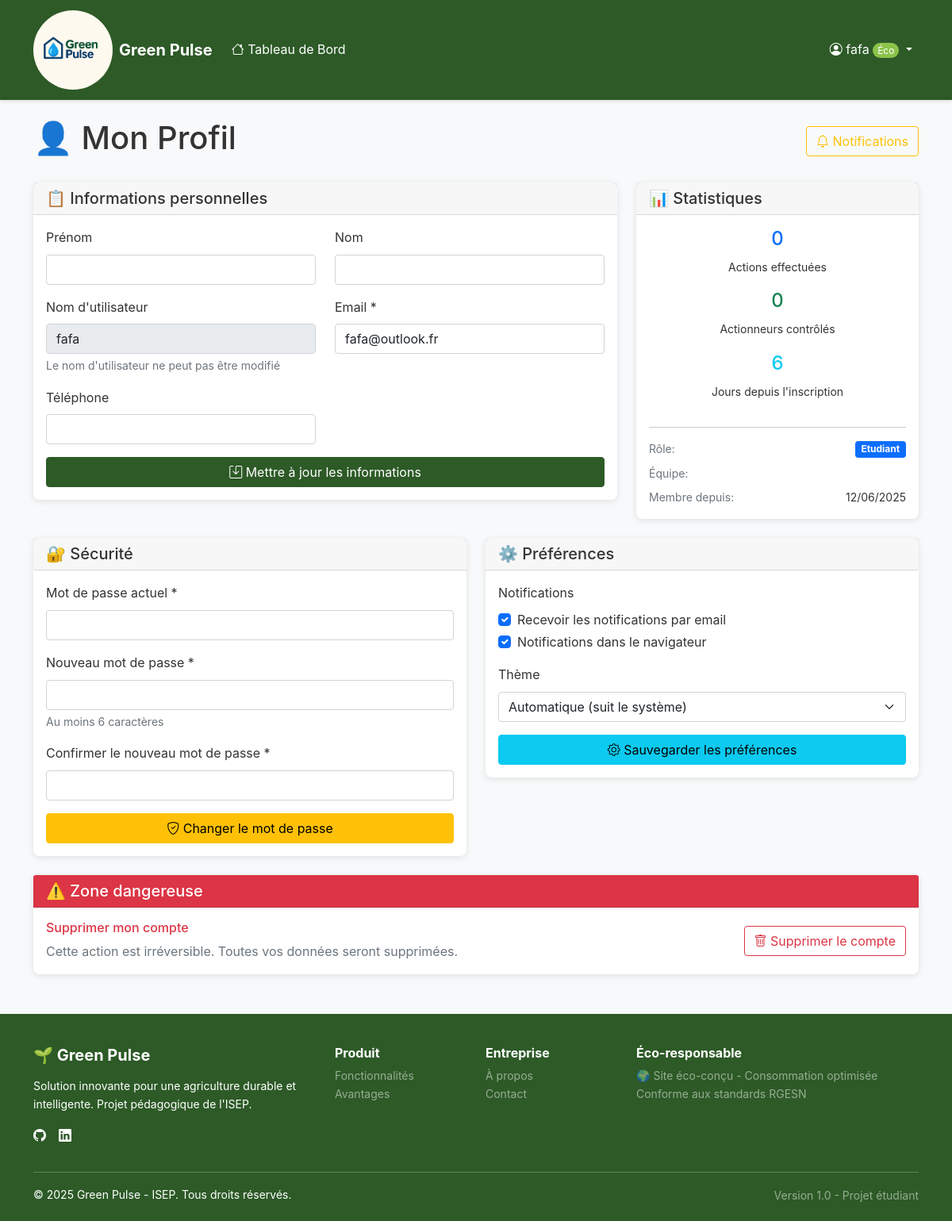
The page /?controller=profile (signed in) on the database as committed earlier.
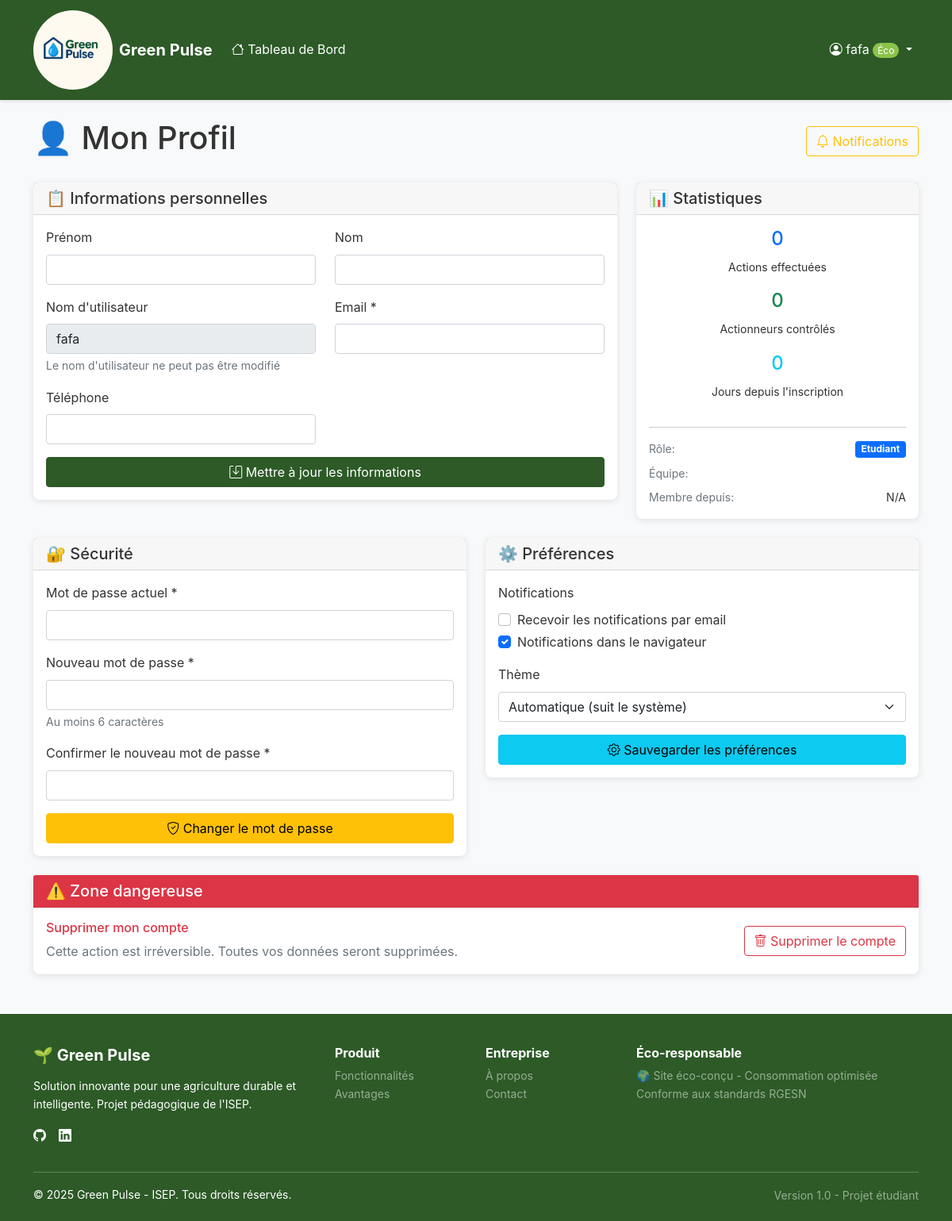
The same page on the database as committed later.
### tables this page shows
CREATE TABLE `user` (
  `id_user` char(36) NOT NULL,
  `username` varchar(50) NOT NULL,
  `password` varchar(255) NOT NULL,
  `role_id` int(11) DEFAULT NULL
);

CREATE TABLE `user_profiles` (
  `id` int(11) NOT NULL,
  `user_id` char(36) NOT NULL,
  `email` varchar(255) DEFAULT NULL,
  `first_name` varchar(100) DEFAULT NULL,
  `last_name` varchar(100) DEFAULT NULL,
  `phone` varchar(20) DEFAULT NULL,
  `notification_email` tinyint(1) DEFAULT 1,
  `notification_browser` tinyint(1) DEFAULT 1,
  `theme_preference` varchar(20) DEFAULT 'auto',
  `created_at` timestamp NULL DEFAULT current_timestamp(),
  `updated_at` timestamp NULL DEFAULT current_timestamp() ON UPDATE current_timestamp(),
  `deleted_at` timestamp NULL DEFAULT NULL
);

CREATE TABLE `role` (
  `id` int(11) NOT NULL,
  `name` varchar(100) DEFAULT NULL
);

### controllers/BaseController.php (called while the page is built, shortened)
<?php
class BaseController {
    protected function render($view, $data = []) {
        extract($data);
        require_once BASE_PATH . '/views/' . $view . '.php';
        require_once BASE_PATH . '/views/layout.php';
    }
}
?>

### controllers/ProfileController.php (called while the page is built, shortened)
<?php
require_once BASE_PATH . '/controllers/BaseController.php';
require_once BASE_PATH . '/models/User.php';
class ProfileController extends BaseController {
    private $userModel;
    public function __construct() {
        $this->userModel = new User();
    }
    public function index() {
        $userId = $_SESSION['user_id'];
        $user = $this->userModel->findById($userId);
        $stats = $this->userModel->getUserStats($userId);
        $this->render('profile/index', [
            'user' => $user,
            'stats' => $stats,
        ]);
    }
}

### models/User.php (called while the page is built, shortened)
<?php
class User {
    private $db;
   public function __construct() {
        $this->db = Database::getConnection('local');
    }
    public function findById($userId) {
        $stmt = $this->db->prepare("
            SELECT u.id_user, u.username, u.password, u.role_id, r.name as role_name,
                   up.email, up.first_name, up.last_name, up.phone,
                   up.notification_email, up.notification_browser, up.theme_preference,
                   up.created_at, up.updated_at, up.deleted_at
            FROM user u
            LEFT JOIN user_profiles up ON u.id_user = up.user_id
            LEFT JOIN role r ON u.role_id = r.id
            WHERE u.id_user = ?
        ");
        $stmt->execute([$userId]);
        return $stmt->fetch();
    }
    public function getUserStats($userId) {
        $stats = ['total_actions' => 0, 'actuators_controlled' => 0, 'account_age_days' => 0];
        $stmt = $this->db->prepare("SELECT COUNT(*) FROM actuator_logs WHERE user_id = ?");
        $stmt->execute([$userId]);
        $stats['total_actions'] = (int) $stmt->fetchColumn();
        $stmt = $this->db->prepare("SELECT COUNT(DISTINCT actionneur_id) FROM actuator_logs WHERE user_id = ?");
        $stmt->execute([$userId]);
        $stats['actuators_controlled'] = (int) $stmt->fetchColumn();
        $user = $this->findById($userId);
        if ($user && !empty($user['created_at'])) {
            try {
                $created = new DateTime($user['created_at']);
                $stats['account_age_days'] = $created->diff(new DateTime())->days;
            } catch (Exception $e) {
                $stats['account_age_days'] = 0;
            }
        }
        return $stats;
    }
}

### config/Database.php (called while the page is built, shortened)
<?php
class Database {
    private static $instances = [];
    private static $configs = [
         'remote' => [
            'host' => 'localhost',
            'dbname' => '8PDuqiQ06b_bdd_serre',
            'user' => 'root',
            'pwd' => ''
         ],
        'local' => [
            'host' => 'localhost',
            'dbname' => '8PDuqiQ06b_bdd_serre',
            'user' => 'root',
            'pwd' => ''
        ]
    ];
    private function __construct($config) {
        try {
            $this->connection = new PDO(
                "mysql:host={$config['host']};dbname={$config['dbname']};charset=utf8mb4",
                $config['user'],
                $config['pwd'],
                [
                    PDO::ATTR_ERRMODE => PDO::ERRMODE_EXCEPTION,
                    PDO::ATTR_DEFAULT_FETCH_MODE => PDO::FETCH_ASSOC,
                    PDO::ATTR_EMULATE_PREPARES => false
                ]
            );
        } catch (PDOException $e) {
            die("Erreur de connexion à la base de données : " . $e->getMessage());
        }
    }
    public static function getConnection($name = 'local') {
        if (!isset(self::$instances[$name])) {
            self::$instances[$name] = new self(self::$configs[$name]);
        }
        return self::$instances[$name]->connection;
    }
}

### views/profile/index.php (the view, shortened to what the changed rows need)
<div class="row">
    <div class="col-12">
        <div class="d-flex justify-content-between align-items-center mb-4">
            <h1>👤 Mon Profil</h1>
        </div>
    </div>
</div>
<div class="row mb-4">
    <div class="col-md-8">
        <div class="card">
            <div class="card-body">
                <form method="POST" action="<?= BASE_URL ?>?controller=profile&action=update">
                    <div class="row">
                        <div class="col-md-6">
                            <div class="mb-3">
                                <label for="username" class="form-label">Nom d'utilisateur</label>
                                <input type="text" class="form-control" value="<?= htmlspecialchars($user['username']) ?>"
                                       readonly>
                                <div class="form-text">Le nom d'utilisateur ne peut pas être modifié</div>
                            </div>
                        </div>
                        <div class="col-md-6">
                            <div class="mb-3">
                                <label for="email" class="form-label">Email *</label>
                                <input type="email" class="form-control" id="email" name="email" required
                                       value="<?= htmlspecialchars($user['email'] ?? '') ?>">
                            </div>
                        </div>
                    </div>
                </form>
            </div>
        </div>
    </div>
    <div class="col-md-4">
        <div class="card">
            <div class="card-body">
                <div class="row text-center">
                    <div class="col-12 mb-3">
                        <h4 class="text-info"><?= $stats['account_age_days'] ?></h4>
                        <small>Jours depuis l'inscription</small>
                    </div>
                </div>
                <div class="d-flex justify-content-between align-items-center mb-2">
                    <small class="text-muted">Rôle:</small>
                    <span class="badge bg-<?= $user['role_name'] === 'admin' ? 'warning' : 'primary' ?>">
                        <?= ucfirst($user['role_name'] ?? 'Utilisateur') ?>
                    </span>
                </div>
                <div class="d-flex justify-content-between align-items-center">
                    <small class="text-muted">Membre depuis:</small>
                    <small>
                        <?= $user['created_at'] ? date('d/m/Y', strtotime($user['created_at'])) : 'N/A' ?>
                    </small>
                </div>
            </div>
        </div>
    </div>
</div>
<div class="row mb-4">
    <div class="col-md-6">
        <div class="card">
            <div class="card-body">
                <form method="POST" action="<?= BASE_URL ?>?controller=profile&action=update">
                    <div class="mb-3">
                        <div class="form-check">
                            <input class="form-check-input" type="checkbox" id="notification_email"
                                   name="notification_email"
                                   <?= ($user['notification_email'] ?? false) ? 'checked' : '' ?>>
                            <label class="form-check-label" for="notification_email">
                                Recevoir les notifications par email
                            </label>
                        </div>
                        <div class="form-check">
                            <input class="form-check-input" type="checkbox" id="notification_browser"
                                   name="notification_browser"
                                   <?= ($user['notification_browser'] ?? true) ? 'checked' : '' ?>>
                            <label class="form-check-label" for="notification_browser">
                                Notifications dans le navigateur
                            </label>
                        </div>
                    </div>
                    <div class="mb-3">
                        <label for="theme_preference" class="form-label">Thème</label>
                        <select class="form-select" id="theme_preference" name="theme_preference">
                            <option value="auto" <?= ($user['theme_preference'] ?? 'auto') === 'auto' ? 'selected' : '' ?>>
                                Automatique (suit le système)
                            </option>
                        </select>
                    </div>
                </form>
            </div>
        </div>
    </div>
</div>

Rows that differ between the two databases and show on the page:
removed user_profiles: notification_email "☑", notification_browser "☑", theme_preference "Automatique (suit le système)"
shown differently, row unchanged: user "fafa": email "fafa@outlook.fr" → (not shown); user_profiles.created_at "12/06/2025" → (not shown)
Other text that changed with them:
$stats['account_age_days']: "6" → "0"
form field notification_email: (not shown) → "☐"
form field notification_browser: (not shown) → "☑"
form field theme_preference: (not shown) → "Automatique (suit le système)"
text now shown: "N/A"
